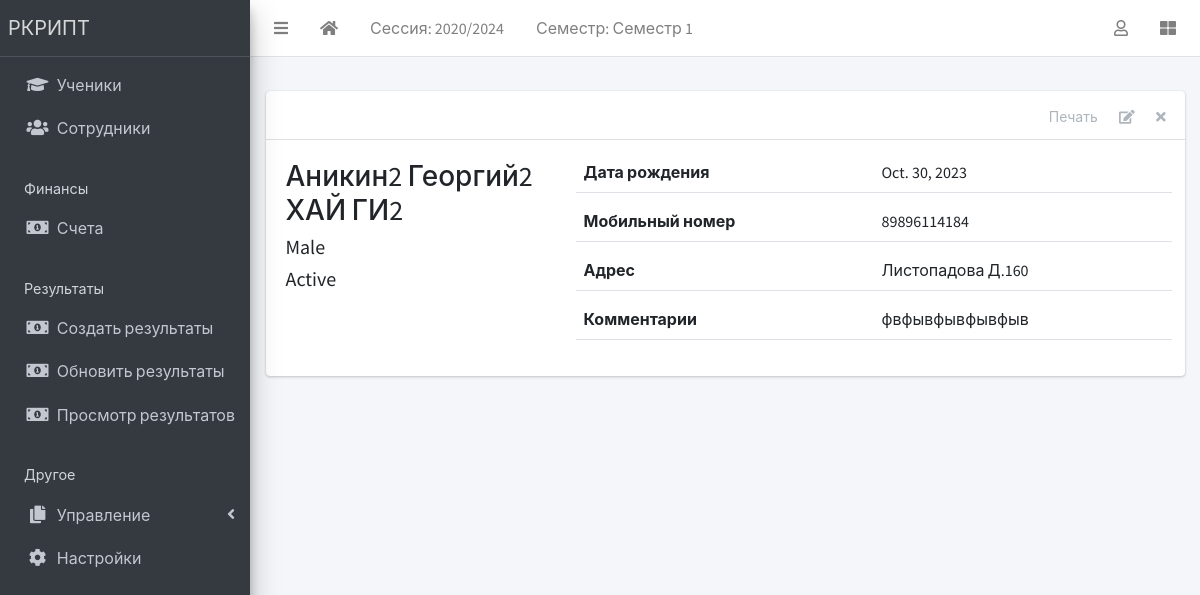
Screenshot of /staff/1/ with the database file from the repository.
### apps/corecode/models.py (models this page shows, shortened)
class AcademicSession(models.Model):
    name = models.CharField(max_length=200, unique=True)
    current = models.BooleanField(default=True)
    class Meta:
        ordering = ["-name"]

class AcademicTerm(models.Model):
    name = models.CharField(max_length=20, unique=True)
    current = models.BooleanField(default=True)
    class Meta:
        ordering = ["name"]

class SiteConfig(models.Model):
    key = models.SlugField()
    value = models.CharField(max_length=200)

### apps/staffs/models.py (models this page shows, shortened)
class Staff(models.Model):
    STATUS = [("active", "Active"), ("inactive", "Inactive")]
    GENDER = [("male", "Male"), ("female", "Female")]
    current_status = models.CharField(max_length=10, choices=STATUS, default="active")
    surname = models.CharField(max_length=200)
    firstname = models.CharField(max_length=200)
    other_name = models.CharField(max_length=200, blank=True)
    gender = models.CharField(max_length=10, choices=GENDER, default="male")
    date_of_birth = models.DateField(default=timezone.now)
    date_of_admission = models.DateField(default=timezone.now)
    mobile_num_regex = RegexValidator(
        regex="^[0-9]{10,15}$", message="Entered mobile number isn't in a right format!"
    )
    mobile_number = models.CharField(
        validators=[mobile_num_regex], max_length=13, blank=True
    )
    address = models.TextField(blank=True)
    others = models.TextField(blank=True)
    def __str__(self):
        return f"{self.surname} {self.firstname} {self.other_name}"

### apps/staffs/views.py (the view)
# urls.py: path("<int:pk>/", StaffDetailView.as_view(), name="staff-detail"),
class StaffDetailView(DetailView):
    model = Staff
    template_name = "staffs/staff_detail.html"

### apps/corecode/context_processors.py (called while the page is built)
def site_defaults(request):
    current_session = AcademicSession.objects.get(current=True)
    current_term = AcademicTerm.objects.get(current=True)
    vals = SiteConfig.objects.all()
    contexts = {
        "current_session": current_session.name,
        "current_term": current_term.name,
    }
    for val in vals:
        contexts[val.key] = val.value
    return contexts

### apps/staffs/templates/staffs/staff_detail.html (shortened to what this page needs)
{% extends 'base.html' %}
{% block content-header %}
<div class="card-header">
  <div class="card-tools">
    <a href="#" class="btn btn-tool">Печать</a>
    <a href="{% url 'staff-update' object.id %}" class="btn btn-tool">
      <i class="fas fa-edit"></i>
    </a>
    <a href="{% url 'staff-delete' object.id %}" class="btn btn-tool">
      <i class="fas fa-times"></i>
    </a>
  </div>
</div>
{% endblock content-header %}
{% block content %}
    <div class="row">
      <div class="col-sm-4">
        <div>
          <h3>{{ object }} </h3>
          <h5>{{ object.get_gender_display }} </h5>
          <h5>{{ object.get_current_status_display }} </h5>
        </div>
      </div>
      <div class="col-sm-8">
        <div>
          <div class="form-group border-bottom row">
            <label class="col">
              Дата рождения
            </label>
            <div class="col">
              {{ object.date_of_birth }}
            </div>
          </div>
          <div class="form-group border-bottom row">
            <label class="col">
               Мобильный номер
            </label>
            <div class="col">
              {{ object.mobile_number}}
            </div>
          </div>
          <div class="form-group border-bottom row">
            <label class="col">
              Адрес
            </label>
            <div class="col">
              {{ object.address }}
            </div>
          </div>
          <div class="form-group border-bottom row">
            <label class="col">
              Комментарии
            </label>
            <div class="col">
              {{ object.others }}
            </div>
          </div>
        </div>
      </div>
    </div>
{% endblock content %}

### templates/base.html (shortened to what this page needs)
{% load static %}
<!DOCTYPE html>
<html lang="ru">
<head>
  <link rel="stylesheet" href="{% static 'plugins/fontawesome-free/css/all.min.css' %}">
  <link rel="stylesheet" href="{% static 'plugins/toastr/toastr.min.css' %}">
  <link rel="stylesheet" href="{% static 'plugins/overlayScrollbars/css/OverlayScrollbars.min.css' %}">
  <link rel="stylesheet" href="{% static 'plugins/Datatables/datatables.min.css' %}" />
  <link rel="stylesheet" href="{% static 'dist/css/adminlte.min.css' %}">
</head>
<body class="hold-transition sidebar-mini layout-fixed layout-navbar-fixed layout-footer-fixed">
  <div class="wrapper">
    <nav class="main-header navbar navbar-expand navbar-white navbar-light">
      <ul class="navbar-nav">
        <li class="nav-item">
          <a class="nav-link" data-widget="pushmenu" href="#" role="button"><i class="fas fa-bars"></i></a>
        </li>
        <li class="nav-item d-none d-sm-inline-block">
          <a href="{% url 'home' %} " class="nav-link"><i class="fa fa-home"></i></a>
        </li>
        <li class="nav-item d-none d-sm-inline-block">
          <a href="{% url 'current-session' %}" class="nav-link">Сессия: {{ current_session }}</a>
        </li>
        <li class="nav-item d-none d-sm-inline-block">
          <a href="{% url 'current-session' %}" class="nav-link">Семестр: {{ current_term }}</a>
        </li>
      </ul>
      <ul class="navbar-nav ml-auto">
        <li class="nav-item dropdown">
          <a class="nav-link" data-toggle="dropdown" href="#">
            <i class="far fa-user"></i>
          </a>
        </li>
        <li class="nav-item">
          <a class="nav-link" data-widget="control-sidebar" data-slide="true" href="#" role="button"><i class="fas fa-th-large"></i></a>
        </li>
      </ul>
    </nav>
    <aside class="main-sidebar sidebar-dark-primary elevation-4">
      <a href="{% url 'home' %}" class="brand-link">{{ school_name | default:"Моя Школа" }}</a>
      <div class="sidebar">
        <nav class="mt-2">
          <ul class="nav nav-pills nav-sidebar flex-column" data-widget="treeview" role="menu" data-accordion="false">
            <li class="nav-item">
              <a href="{% url 'student-list' %}" class="nav-link">
                <i class="nav-icon fas fa-graduation-cap"></i>
                <p>Ученики</p>
              </a>
            </li>
            <li class="nav-item">
              <a href="{% url 'staff-list' %}" class="nav-link">
                <i class="nav-icon fas fa-users"></i>
                <p>Сотрудники</p>
              </a>
            </li>
            <li class="nav-header">Финансы</li>
            <li class="nav-item">
              <a href="{% url 'invoice-list' %}" class="nav-link">
                <i class="nav-icon fas fa-money-bill-alt"></i>
                <p>Счета</p>
              </a>
            </li>
            <li class="nav-header">Результаты</li>
            <li class="nav-item">
              <a href="{% url 'create-result' %}" class="nav-link">
                <i class="nav-icon fas fa-money-bill-alt"></i>
                <p>Создать результаты</p>
              </a>
            </li>
            <li class="nav-item">
              <a href="{% url 'edit-results' %}" class="nav-link">
                <i class="nav-icon fas fa-money-bill-alt"></i>
                <p>Обновить результаты</p>
              </a>
            </li>
            <li class="nav-item">
              <a href="{% url 'view-results' %}" class="nav-link">
                <i class="nav-icon fas fa-money-bill-alt"></i>
                <p>Просмотр результатов</p>
              </a>
            </li>
            <li class="nav-header">Другое</li>
            <li class="nav-item has-treeview">
              <a href="#" class="nav-link">
                <i class="nav-icon fas fa-copy"></i>
                <p>Управление<i class="fas fa-angle-left right"></i></p>
              </a>
            </li>
            <li class="nav-item">
              <a href="{% url 'configs' %}" class="nav-link">
                <i class="nav-icon fas fa-cog"></i>
                <p>Настройки</p>
              </a>
            </li>
          </ul>
        </nav>
      </div>
    </aside>
    <div class="content-wrapper">
      <section class="content-header">
      </section>
      <section class="content">
        <div class="container-fluid">
          <div class="row">
            <div class="col-md-12">
              {% block fullcard %}
              <div class="card">
                {% block content-header %}{% endblock content-header %}
                <div class="card-body">
                  <div class="row">
                    <div class="col">
                      {% block content %}{% endblock content %}
                    </div>
                  </div>
                </div>
              </div>
              {% endblock fullcard %}
            </div>
          </div>
        </div>
      </section>
    </div>
  </div>
</body>
</html>

### rows the page displays
AcademicSession: name "2020/2024"
AcademicTerm: name "Семестр 1"
SiteConfig: value "РКРИПТ"
Staff: surname+firstname+other_name "Аникин2 Георгий2 ХАЙ ГИ2", gender "Male", current_status "Active", date_of_birth "Oct. 30, 2023", mobile_number "89896114184", address "Листопадова Д.160", others "фвфывфывфывфыв"
